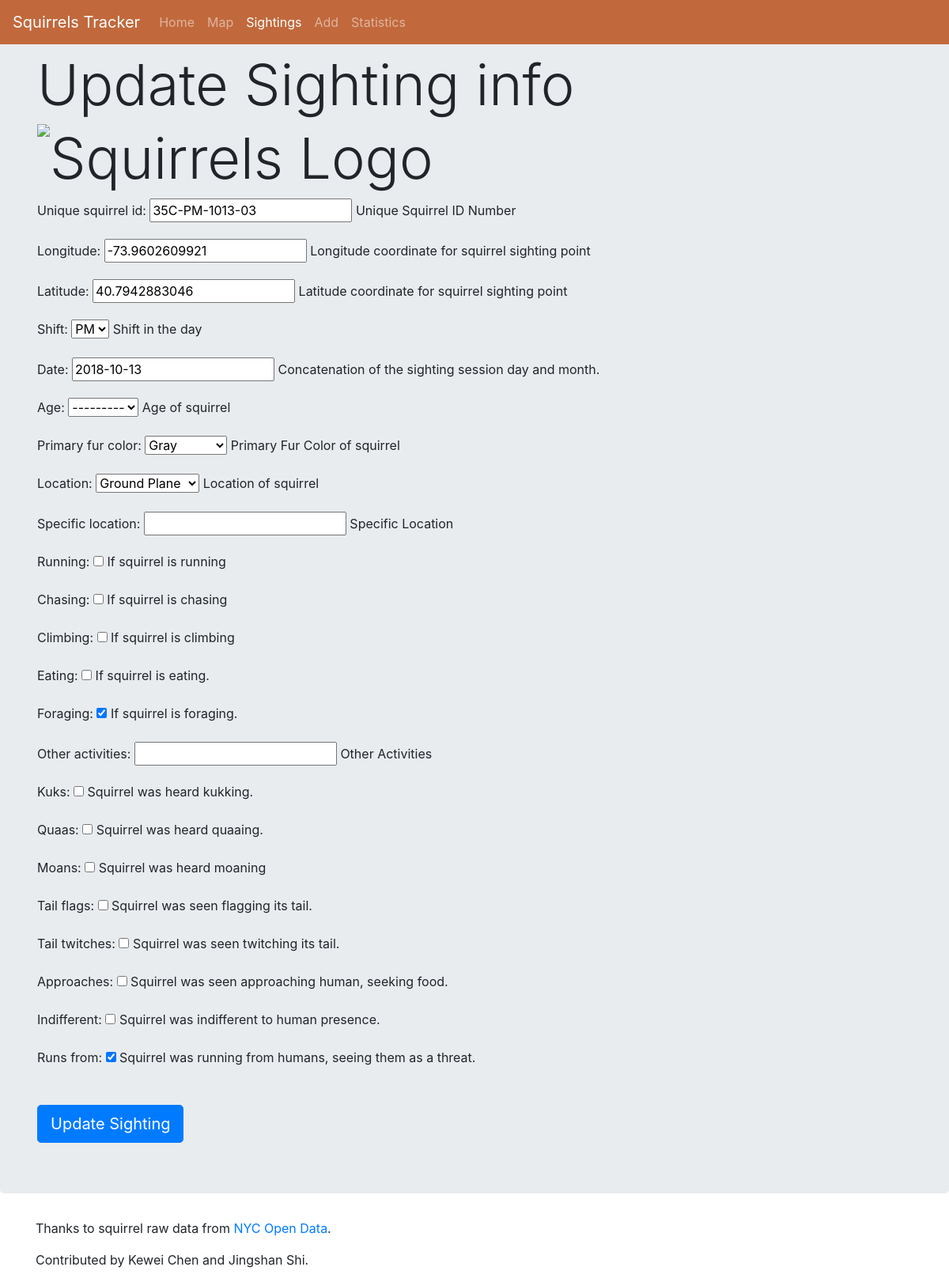
The app's page /sightings/35C-PM-1013-03/ with its own data.
### map/models.py (models this page shows, shortened)
class Squirrel(models.Model):
    unique_squirrel_id = models.CharField(
        help_text=_('Unique Squirrel ID Number'),
        max_length=50,
        primary_key=True,
    )
    longitude = models.DecimalField(
        help_text='Longitude coordinate for squirrel sighting point',
        max_digits=15,  # learn from data
        decimal_places=10,
    )
    latitude = models.DecimalField(
        help_text='Latitude coordinate for squirrel sighting point',
        max_digits=15,  # learn from data
        decimal_places=10,
    )
    AM = 'AM'
    PM = 'PM'
    SHIFT_CHOICES = ((AM, 'AM'),
                     (PM, 'PM'))
    shift = models.CharField(
        help_text=_('Shift in the day'),
        max_length=2,
        choices=SHIFT_CHOICES,
        default='Unknown',
    )
    date = models.DateField(
        help_text='Concatenation of the sighting session day and month.',
    )
    ADULT = 'Adult'
    JUVENILE = 'Juvenile'
    AGE_CHOICES = (
        (ADULT, 'Adult'),
        (JUVENILE, 'Juvenile'),
    )
    age = models.CharField(
        help_text=_('Age of squirrel'),
        max_length=16,
        choices=AGE_CHOICES,
    )
    CINNAMONT = 'Cinnamont'
    BLACK = 'Black'
    GRAY = 'Gray'
    FUR_CHOICES = (
        (CINNAMONT, 'Cinnamont'),
        (BLACK, 'Black'),
        (GRAY, 'Gray'),
    )
    primary_fur_color = models.CharField(
        help_text=_('Primary Fur Color of squirrel'),
        max_length=16,
        choices=FUR_CHOICES,
        default='Unknown',
    )
    ABOVE = 'Above Ground'
    GROUND = 'Ground Plane'
    LOCATION_CHOICES = (
        (ABOVE, 'Above Ground'),
        (GROUND, 'Ground Plane'),
    )
    location = models.CharField(
        help_text=_('Location of squirrel'),
        max_length=16,
        choices=LOCATION_CHOICES,
        default='Unknown',
    )
    specific_location = models.CharField(
        help_text=_('Specific Location'),
        max_length=255,
        blank=True,
    )
    running = models.BooleanField(
        help_text='If squirrel is running',
        default=False,
    )
    chasing = models.BooleanField(
        help_text='If squirrel is chasing',
        default=False,
    )
    climbing = models.BooleanField(
        help_text='If squirrel is climbing',
        default=False,
    )
    eating = models.BooleanField(
        help_text='If squirrel is eating.',
        default=False,
    )
    foraging = models.BooleanField(
        help_text='If squirrel is foraging.',
        default=False,
    )
    other_activities = models.CharField(
        help_text=_('Other Activities'),
        max_length=255,
        blank=True,
    )
    kuks = models.BooleanField(
        help_text='Squirrel was heard kukking.',
        default=False,
    )
    quaas = models.BooleanField(
        help_text='Squirrel was heard quaaing.',
        default=False,
    )
    moans = models.BooleanField(
        help_text='Squirrel was heard moaning',
        default=False,
    )
    tail_flags = models.BooleanField(
        help_text='Squirrel was seen flagging its tail.',
        default=False,
    )
    tail_twitches = models.BooleanField(
        help_text='Squirrel was seen twitching its tail. ',
        default=False,
    )
    approaches = models.BooleanField(
        help_text='Squirrel was seen approaching human, seeking food.',
        default=False,
    )
    indifferent = models.BooleanField(
        help_text='Squirrel was indifferent to human presence.',
    )
    runs_from = models.BooleanField(
        help_text='Squirrel was running from humans, seeing them as a threat.',
        default=False,
    )

### sightings/views.py (the view)
# urls.py: path('<squirrel_id>/', views.edit_squirrel, name="edit_squirrel"),
def edit_squirrel(request, squirrel_id):
    squirrel = Squirrel.objects.get(unique_squirrel_id=squirrel_id)
    if request.method == 'POST':
        form = SquirrelForm(request.POST, instance=squirrel)
        if form.is_valid():
            form.save()
            return redirect(f'/sightings/{squirrel_id}')
    else:
        form = SquirrelForm(instance=squirrel)
    context = {
        'form': form,
    }
    return render(request, 'sightings/edit.html', context)

### sightings/forms.py
class SquirrelForm(ModelForm):
    class Meta:
        model = Squirrel
        fields = '__all__'

### sightings/templates/sightings/edit.html (shortened to what this page needs)
<!doctype html>
<html lang="en">
<head>
  <link rel="stylesheet" href="https://maxcdn.bootstrapcdn.com/bootstrap/4.0.0/css/bootstrap.min.css"
>
  {% load static %}
  <link rel="stylesheet"  href="{% static 'sightings/carousel.css' %}">
</head>
<body>
    <nav class="navbar navbar-expand-md navbar-dark fixed-top" style="background-color: #C1693C;">
        <a class="navbar-brand" href="#">Squirrels Tracker</a>
        <div class="collapse navbar-collapse" id="navbarsExampleDefault">
          <ul class="navbar-nav mr-auto">
            <li class="nav-item">
              <a class="nav-link" href="../../">Home </a>
            </li>
            <li class="nav-item">
              <a class="nav-link" href="/map/">Map</a>
            </li>
            <li class="nav-item  active">
                <a class="nav-link" href="/sightings/">Sightings<span class="sr-only">(current)</span></a>
            </li>
            <li class="nav-item">
                <a class="nav-link" href="/sightings/add">Add</a>
            </li>
            <li class="nav-item">
                <a class="nav-link" href="/sightings/stats">Statistics</a>
            </li>
          </ul>
        </div>
      </nav>
      <main role="main">
        <div class="jumbotron">
          <div class="container">
            <h1 class="display-3">Update Sighting info<img
              src="https://www.pngkey.com/png/full/60-607273_animals-baby-squirrel-cute-squirrel-squirrels-squirrel-squirrel.png"
              alt="Squirrels Logo" class="logo" width="160" height="120" /></h1>
              <form method="post">
                  {{ form.as_p }}
                  <br>
                  <input class="btn btn-primary btn-lg" type="submit" name="Submit" value="Update Sighting">
                </form>
          </div>
        </div>
</main>
  <footer class="container">
      <p> Thanks to squirrel raw data from  <a href="https://data.cityofnewyork.us/Environment/2018-Central-Park-Squirrel-Census-Squirrel-Data/vfnx-vebw"
        target="_blank">NYC Open Data</a>.</p>
        <p>
            Contributed by Kewei Chen and Jingshan Shi.
        </p>
    </footer>
</body>
</html>

### records on screen
Squirrel: unique_squirrel_id "35C-PM-1013-03", longitude "-73.9602609921", latitude "40.7942883046", shift "PM", date "2018-10-13", age "---------", primary_fur_color "Gray", location "Ground Plane", foraging "☑", runs_from "☑"
